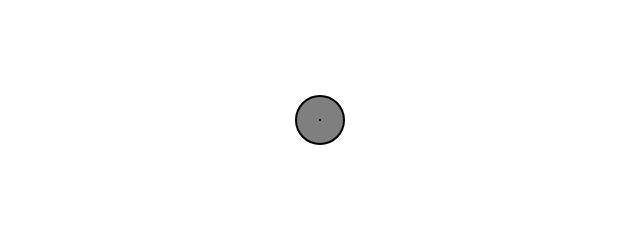
Frame 1 (no input)
Frame 60 (no input): identical to frame 1, image omitted
Frame 120 (the mouse pressed at the canvas centre since frame 60): identical to frame 1, image omitted

The p5.js sketch that drew this single still picture (run headless with seeded random() and noise() and a simulated clock; from frame 60 on, the mouse is pressed at the canvas centre):

// p5.js sketch
// ── sketch.js
let car;
let change;

function setup() {
  createCanvas(640, 240);
  car = new Car();
  change = createVector(0.005, -0.003);
}

function draw() {
  background(255);
  car.update();
  car.checkEdges();
  car.show();
  
  if (keyIsDown(UP_ARROW)) {
    car.acceleration.add(change);
  } else if (keyIsDown(DOWN_ARROW)) {
    car.acceleration.sub(change);
  } else {
    car.acceleration.sub(car.acceleration);
  }
}

class Car {
  constructor() {
    this.position = createVector(width / 2, height / 2);
    this.velocity = createVector(0, 0);
    this.acceleration = createVector (0, 0);
    this.topSpeed = 10;
  }
  
  update() {
    this.velocity.add(this.acceleration);
    this.velocity.limit(this.topSpeed);
    this.position.add(this.velocity);
  }
  
  show() {
    stroke(0);
    strokeWeight(2);
    fill(127);
    circle(this.position.x, this.position.y, 48);
    translate(this.position.x, this.position.y);
    line(0, 0, this.velocity.x * 10, this.velocity.y * 10);
  }
  
  checkEdges() {
    if (this.position.x > width) {
      this.position.x = 0;
    } else if (this.position.x < 0) {
      this.position.x = width;
    }
    
    if (this.position.y > height) {
      this.position.y = 0;
    } else if (this.position.y < 0) {
      this.position.y = height;
    }
  }
}
